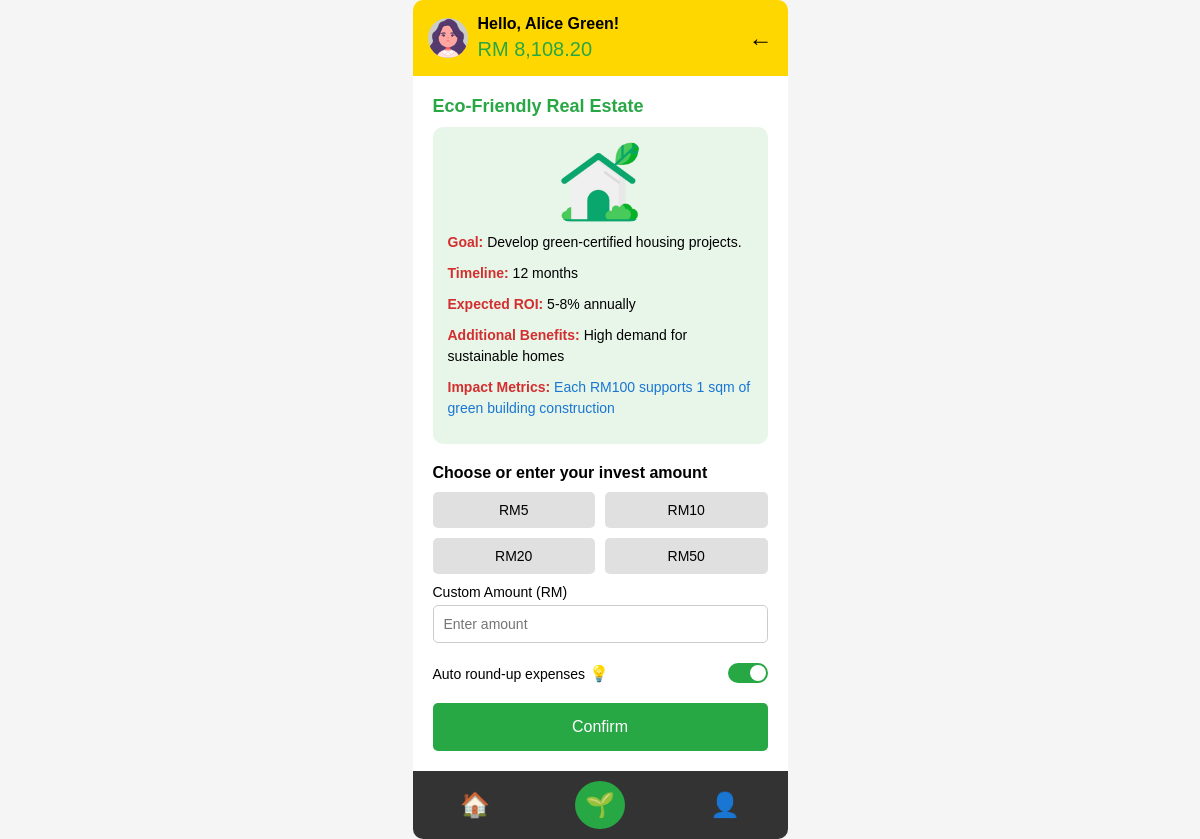
Screenshot of /project-details.php?project=eco-real-estate (signed in) with the database file from the repository.
### tables this page shows
CREATE TABLE `users` (
  `user_id` int(11) NOT NULL,
  `name` varchar(100) NOT NULL,
  `email` varchar(100) NOT NULL,
  `password` varchar(255) NOT NULL,
  `balance` decimal(10,2) DEFAULT 0.00,
  `created_at` timestamp NOT NULL DEFAULT current_timestamp(),
  `profile_image` varchar(255) DEFAULT 'user.png'
);

CREATE TABLE `projects` (
  `id` varchar(50) NOT NULL,
  `title` varchar(255) NOT NULL,
  `goal` text NOT NULL,
  `timeline` varchar(100) NOT NULL,
  `roi` varchar(50) NOT NULL,
  `benefits` text NOT NULL,
  `impact` text NOT NULL,
  `category` varchar(100) NOT NULL,
  `image` varchar(255) DEFAULT 'default.png'
);

### project-details.php (the view, shortened to what this page needs)
<?php
include 'db.php';
$user_id = $_SESSION['user_id'];
$project_id = $_GET['project'] ?? null;
$query = "SELECT name, balance, profile_image FROM users WHERE user_id = ?";
$stmt = $conn->prepare($query);
$stmt->bind_param("i", $user_id);
$stmt->execute();
$result = $stmt->get_result();
$user = $result->fetch_assoc();
$profile_image = !empty($user['profile_image']) ? "images/" . $user['profile_image'] : "images/default.png";
$query = "SELECT * FROM projects WHERE id = ?";
$stmt = $conn->prepare($query);
$stmt->bind_param("s", $project_id);
$stmt->execute();
$result = $stmt->get_result();
$project = $result->fetch_assoc();
$image_path = !empty($project['image']) ? "images/" . $project['image'] : "images/default.png";
?>
<!DOCTYPE html>
<html lang="en">
<head>
    <link rel="stylesheet" href="project-details.css">
</head>
<body>
    <div class="container">
        <header class="header">
            <div class="profile">
                <img src="<?php echo htmlspecialchars($profile_image); ?>" alt="Profile Image" class="profile-icon">
                <div>
                    <div class="greeting">Hello, <?php echo htmlspecialchars($user['name']); ?>!</div>
                    <div class="balance">RM <?php echo number_format($user['balance'], 2); ?></div>
                </div>
            </div>
            <a href="greenvest.php" class="logout">←</a>
        </header>
        <main class="main-content">
            <div class="project-title"><?php echo htmlspecialchars($project['title']); ?></div>
            <div class="project-details">
                <img src="<?php echo $image_path; ?>" alt="<?php echo htmlspecialchars($project['title']); ?>" class="project-image">
                <p><strong>Goal:</strong> <?php echo htmlspecialchars($project['goal']); ?></p>
                <p><strong>Timeline:</strong> <?php echo htmlspecialchars($project['timeline']); ?></p>
                <p><strong>Expected ROI:</strong> <?php echo htmlspecialchars($project['roi']); ?></p>
                <p><strong>Additional Benefits:</strong> <?php echo htmlspecialchars($project['benefits']); ?></p>
                <p class="info"><strong>Impact Metrics:</strong> <?php echo htmlspecialchars($project['impact']); ?></p>
            </div>
            <div class="investment-options">
                <h3>Choose or enter your invest amount</h3>
                <div class="amount-buttons">
                    <button data-amount="5">RM5</button>
                    <button data-amount="10">RM10</button>
                    <button data-amount="20">RM20</button>
                    <button data-amount="50">RM50</button>
                </div>
                <div class="custom-amount">
                    <label>Custom Amount (RM)</label>
                    <input type="number" id="customAmount" placeholder="Enter amount" min="1">
                </div>
                <div class="toggle-section">
                    <label>Auto round-up expenses <span class="info-icon" onclick="showAutoRoundUpInfo()">💡</span></label>
                    <label class="switch">
                        <span class="slider"></span>
                    </label>
                </div>
                <button class="confirm-btn" onclick="confirmInvestment()">Confirm</button>
            </div>
        </main>
        <footer class="footer">
            <a href="index.php">🏠</a>
            <a href="greenvest.php" class="active">🌱</a>
            <a href="profile.php">👤</a>
        </footer>
    </div>
</body>
</html>

### project-details.css (style rules this page uses)
* { margin: 0; padding: 0; box-sizing: border-box; font-family: Arial, sans-serif; }
html, body { width: 375px; margin: 0 auto; height: 100vh; background-color: #f5f5f5; overflow-x: hidden; border-radius: 10px; }
.container { display: flex; flex-direction: column; height: 100%; }
.header { background-color: #ffd700; padding: 15px; display: flex; justify-content: space-between; align-items: center; }
.header .profile { display: flex; align-items: center; }
.header .profile-icon { width: 40px; height: 40px; background-color: #ccc; border-radius: 50%; margin-right: 10px; }
.header .greeting { font-size: 16px; font-weight: bold; }
.header .balance { font-size: 20px; color: #28a745; margin-top: 5px; }
.header .logout { font-size: 24px; color: #000; text-decoration: none; }
.main-content { flex: 1; padding: 20px; overflow-y: auto; background-color: #fff; }
.project-title { font-size: 18px; font-weight: bold; margin-bottom: 10px; color: #28a745; }
.project-details { background-color: #e8f5e9; padding: 15px; border-radius: 10px; margin-bottom: 20px; text-align: left; }
.project-details .project-image { display: block; margin: 0 auto 10px; width: 80px; height: 80px; object-fit: contain; border-radius: 10px; }
.project-details img { width: 80px; height: 80px; max-width: 100%; object-fit: contain; border-radius: 10px; margin-bottom: 10px; }
.project-details p { font-size: 14px; margin-bottom: 10px; line-height: 1.5; }
.project-details p strong { color: #d32f2f; }
.project-details p.info { color: #1976d2; }
.investment-options h3 { font-size: 16px; font-weight: bold; margin-bottom: 10px; }
.amount-buttons { display: grid; grid-template-columns: repeat(2, 1fr); gap: 10px; margin-bottom: 10px; }
.amount-buttons button { padding: 10px; background-color: #e0e0e0; border: none; border-radius: 5px; font-size: 14px; cursor: pointer; transition: background-color 0.2s; }
.custom-amount { margin-bottom: 20px; }
.custom-amount label { font-size: 14px; display: block; margin-bottom: 5px; }
.custom-amount input { width: 100%; padding: 10px; border: 1px solid #ccc; border-radius: 5px; font-size: 14px; }
.toggle-section { display: flex; justify-content: space-between; align-items: center; margin-bottom: 20px; }
.toggle-section label { font-size: 14px; }
.toggle-section .info-icon { color: #1976d2; cursor: pointer; font-size: 16px; }
.toggle-section .switch { position: relative; display: inline-block; width: 40px; height: 20px; }
.toggle-section .slider { position: absolute; cursor: pointer; top: 0; left: 0; right: 0; bottom: 0; background-color: #ccc; transition: 0.4s; border-radius: 20px; }
.toggle-section .slider:before { position: absolute; content: ""; height: 16px; width: 16px; left: 2px; bottom: 2px; background-color: white; transition: 0.4s; border-radius: 50%; }
.toggle-section input:checked + .slider { background-color: #28a745; }
.toggle-section input:checked + .slider:before { transform: translateX(20px); }
.confirm-btn { width: 100%; padding: 15px; background-color: #28a745; color: #fff; border: none; border-radius: 5px; font-size: 16px; cursor: pointer; transition: background-color 0.2s; }
.footer { background-color: #333; padding: 10px 0; display: flex; justify-content: space-around; position: sticky; bottom: 0; }
.footer a { color: #fff; text-decoration: none; font-size: 24px; padding: 10px; }
.footer a.active { background-color: #28a745; border-radius: 50%; }

### rows the page displays
users: profile_image (picture), name "Alice Green", balance "8,108.20"
projects: title "Eco-Friendly Real Estate", image (picture), goal "Develop green-certified housing projects.", timeline "12 months", roi "5-8% annually", benefits "High demand for sustainable homes", impact "Each RM100 supports 1 sqm of green building construction"
